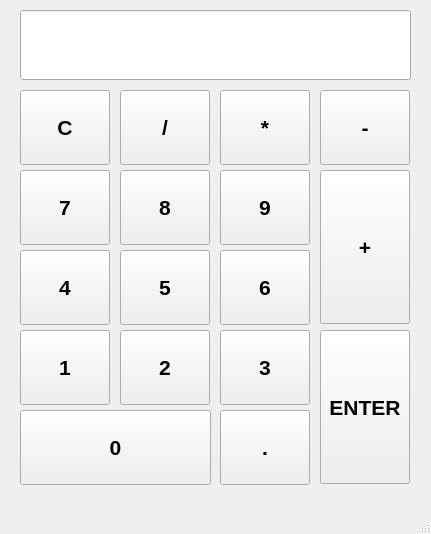
<?xml version="1.0" encoding="UTF-8"?>
<ui version="4.0">
 <class>MainWindow</class>
 <widget class="QMainWindow" name="MainWindow">
  <property name="geometry">
   <rect>
    <x>0</x>
    <y>0</y>
    <width>431</width>
    <height>534</height>
   </rect>
  </property>
  <property name="sizePolicy">
   <sizepolicy hsizetype="Minimum" vsizetype="Preferred">
    <horstretch>0</horstretch>
    <verstretch>0</verstretch>
   </sizepolicy>
  </property>
  <property name="minimumSize">
   <size>
    <width>215</width>
    <height>0</height>
   </size>
  </property>
  <property name="windowTitle">
   <string>MainWindow</string>
  </property>
  <widget class="QWidget" name="centralwidget">
   <widget class="QLineEdit" name="txt_result">
    <property name="geometry">
     <rect>
      <x>20</x>
      <y>10</y>
      <width>391</width>
      <height>70</height>
     </rect>
    </property>
    <property name="sizePolicy">
     <sizepolicy hsizetype="Expanding" vsizetype="Expanding">
      <horstretch>0</horstretch>
      <verstretch>0</verstretch>
     </sizepolicy>
    </property>
    <property name="font">
     <font>
      <pointsize>20</pointsize>
     </font>
    </property>
    <property name="layoutDirection">
     <enum>Qt::LeftToRight</enum>
    </property>
    <property name="text">
     <string/>
    </property>
    <property name="cursorPosition">
     <number>0</number>
    </property>
    <property name="alignment">
     <set>Qt::AlignCenter</set>
    </property>
   </widget>
   <widget class="QPushButton" name="btn_clear">
    <property name="geometry">
     <rect>
      <x>20</x>
      <y>90</y>
      <width>90</width>
      <height>75</height>
     </rect>
    </property>
    <property name="font">
     <font>
      <pointsize>16</pointsize>
      <weight>75</weight>
      <bold>true</bold>
     </font>
    </property>
    <property name="mouseTracking">
     <bool>true</bool>
    </property>
    <property name="text">
     <string>C</string>
    </property>
   </widget>
   <widget class="QPushButton" name="btn_div">
    <property name="geometry">
     <rect>
      <x>120</x>
      <y>90</y>
      <width>90</width>
      <height>75</height>
     </rect>
    </property>
    <property name="font">
     <font>
      <pointsize>16</pointsize>
      <weight>75</weight>
      <bold>true</bold>
     </font>
    </property>
    <property name="mouseTracking">
     <bool>true</bool>
    </property>
    <property name="text">
     <string>/</string>
    </property>
   </widget>
   <widget class="QPushButton" name="btn_multiply">
    <property name="geometry">
     <rect>
      <x>220</x>
      <y>90</y>
      <width>90</width>
      <height>75</height>
     </rect>
    </property>
    <property name="font">
     <font>
      <pointsize>16</pointsize>
      <weight>75</weight>
      <bold>true</bold>
     </font>
    </property>
    <property name="mouseTracking">
     <bool>true</bool>
    </property>
    <property name="text">
     <string>*</string>
    </property>
   </widget>
   <widget class="QPushButton" name="btn_minus">
    <property name="geometry">
     <rect>
      <x>320</x>
      <y>90</y>
      <width>90</width>
      <height>75</height>
     </rect>
    </property>
    <property name="font">
     <font>
      <pointsize>16</pointsize>
      <weight>75</weight>
      <bold>true</bold>
     </font>
    </property>
    <property name="mouseTracking">
     <bool>true</bool>
    </property>
    <property name="text">
     <string>-</string>
    </property>
   </widget>
   <widget class="QPushButton" name="btn_7">
    <property name="geometry">
     <rect>
      <x>20</x>
      <y>170</y>
      <width>90</width>
      <height>75</height>
     </rect>
    </property>
    <property name="font">
     <font>
      <pointsize>16</pointsize>
      <weight>75</weight>
      <bold>true</bold>
     </font>
    </property>
    <property name="mouseTracking">
     <bool>true</bool>
    </property>
    <property name="text">
     <string>7</string>
    </property>
   </widget>
   <widget class="QPushButton" name="btn_8">
    <property name="geometry">
     <rect>
      <x>120</x>
      <y>170</y>
      <width>90</width>
      <height>75</height>
     </rect>
    </property>
    <property name="font">
     <font>
      <pointsize>16</pointsize>
      <weight>75</weight>
      <bold>true</bold>
     </font>
    </property>
    <property name="mouseTracking">
     <bool>true</bool>
    </property>
    <property name="text">
     <string>8</string>
    </property>
   </widget>
   <widget class="QPushButton" name="btn_9">
    <property name="geometry">
     <rect>
      <x>220</x>
      <y>170</y>
      <width>90</width>
      <height>75</height>
     </rect>
    </property>
    <property name="font">
     <font>
      <pointsize>16</pointsize>
      <weight>75</weight>
      <bold>true</bold>
     </font>
    </property>
    <property name="mouseTracking">
     <bool>true</bool>
    </property>
    <property name="text">
     <string>9</string>
    </property>
   </widget>
   <widget class="QPushButton" name="btn_4">
    <property name="geometry">
     <rect>
      <x>20</x>
      <y>250</y>
      <width>90</width>
      <height>75</height>
     </rect>
    </property>
    <property name="font">
     <font>
      <pointsize>16</pointsize>
      <weight>75</weight>
      <bold>true</bold>
     </font>
    </property>
    <property name="mouseTracking">
     <bool>true</bool>
    </property>
    <property name="text">
     <string>4</string>
    </property>
   </widget>
   <widget class="QPushButton" name="btn_5">
    <property name="geometry">
     <rect>
      <x>120</x>
      <y>250</y>
      <width>90</width>
      <height>75</height>
     </rect>
    </property>
    <property name="font">
     <font>
      <pointsize>16</pointsize>
      <weight>75</weight>
      <bold>true</bold>
     </font>
    </property>
    <property name="mouseTracking">
     <bool>true</bool>
    </property>
    <property name="text">
     <string>5</string>
    </property>
   </widget>
   <widget class="QPushButton" name="btn_6">
    <property name="geometry">
     <rect>
      <x>220</x>
      <y>250</y>
      <width>90</width>
      <height>75</height>
     </rect>
    </property>
    <property name="font">
     <font>
      <pointsize>16</pointsize>
      <weight>75</weight>
      <bold>true</bold>
     </font>
    </property>
    <property name="mouseTracking">
     <bool>true</bool>
    </property>
    <property name="text">
     <string>6</string>
    </property>
   </widget>
   <widget class="QPushButton" name="btn_1">
    <property name="geometry">
     <rect>
      <x>20</x>
      <y>330</y>
      <width>90</width>
      <height>75</height>
     </rect>
    </property>
    <property name="font">
     <font>
      <pointsize>16</pointsize>
      <weight>75</weight>
      <bold>true</bold>
     </font>
    </property>
    <property name="mouseTracking">
     <bool>true</bool>
    </property>
    <property name="text">
     <string>1</string>
    </property>
   </widget>
   <widget class="QPushButton" name="btn_2">
    <property name="geometry">
     <rect>
      <x>120</x>
      <y>330</y>
      <width>90</width>
      <height>75</height>
     </rect>
    </property>
    <property name="font">
     <font>
      <pointsize>16</pointsize>
      <weight>75</weight>
      <bold>true</bold>
     </font>
    </property>
    <property name="mouseTracking">
     <bool>true</bool>
    </property>
    <property name="text">
     <string>2</string>
    </property>
   </widget>
   <widget class="QPushButton" name="btn_3">
    <property name="geometry">
     <rect>
      <x>220</x>
      <y>330</y>
      <width>90</width>
      <height>75</height>
     </rect>
    </property>
    <property name="font">
     <font>
      <pointsize>16</pointsize>
      <weight>75</weight>
      <bold>true</bold>
     </font>
    </property>
    <property name="mouseTracking">
     <bool>true</bool>
    </property>
    <property name="text">
     <string>3</string>
    </property>
   </widget>
   <widget class="QPushButton" name="btn_add">
    <property name="geometry">
     <rect>
      <x>320</x>
      <y>170</y>
      <width>90</width>
      <height>154</height>
     </rect>
    </property>
    <property name="font">
     <font>
      <pointsize>16</pointsize>
      <weight>75</weight>
      <bold>true</bold>
     </font>
    </property>
    <property name="mouseTracking">
     <bool>true</bool>
    </property>
    <property name="text">
     <string>+</string>
    </property>
   </widget>
   <widget class="QPushButton" name="btn_enter">
    <property name="geometry">
     <rect>
      <x>320</x>
      <y>330</y>
      <width>90</width>
      <height>154</height>
     </rect>
    </property>
    <property name="font">
     <font>
      <pointsize>16</pointsize>
      <weight>75</weight>
      <bold>true</bold>
     </font>
    </property>
    <property name="mouseTracking">
     <bool>true</bool>
    </property>
    <property name="text">
     <string>ENTER</string>
    </property>
   </widget>
   <widget class="QPushButton" name="btn_0">
    <property name="geometry">
     <rect>
      <x>20</x>
      <y>410</y>
      <width>191</width>
      <height>75</height>
     </rect>
    </property>
    <property name="font">
     <font>
      <pointsize>16</pointsize>
      <weight>75</weight>
      <bold>true</bold>
     </font>
    </property>
    <property name="mouseTracking">
     <bool>true</bool>
    </property>
    <property name="text">
     <string>0</string>
    </property>
   </widget>
   <widget class="QPushButton" name="btn_period">
    <property name="geometry">
     <rect>
      <x>220</x>
      <y>410</y>
      <width>90</width>
      <height>75</height>
     </rect>
    </property>
    <property name="font">
     <font>
      <pointsize>16</pointsize>
      <weight>75</weight>
      <bold>true</bold>
     </font>
    </property>
    <property name="mouseTracking">
     <bool>true</bool>
    </property>
    <property name="text">
     <string>.</string>
    </property>
   </widget>
  </widget>
  <widget class="QMenuBar" name="menubar">
   <property name="geometry">
    <rect>
     <x>0</x>
     <y>0</y>
     <width>431</width>
     <height>21</height>
    </rect>
   </property>
  </widget>
  <widget class="QStatusBar" name="statusbar"/>
 </widget>
 <resources/>
 <connections/>
</ui>
